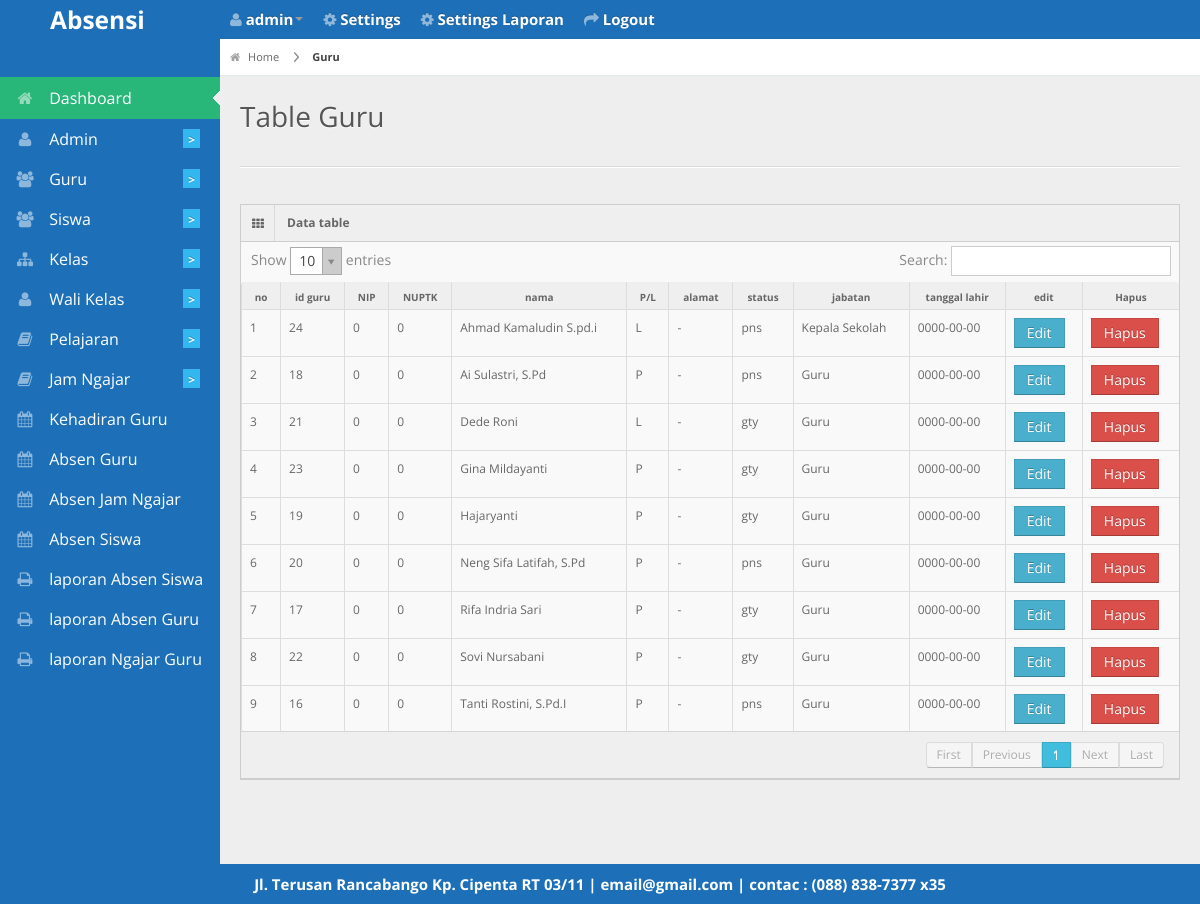
The app's page /admin/tableguru.php (signed in) with its own data.
### tables this page shows
CREATE TABLE `guru` (
  `id_guru` int(11) NOT NULL,
  `nip` varchar(255) NOT NULL,
  `nuptk` varchar(255) NOT NULL,
  `nama` varchar(30) NOT NULL,
  `jenis_kelamin` varchar(1) NOT NULL,
  `status` varchar(20) NOT NULL,
  `alamat` varchar(50) NOT NULL,
  `jabatan` varchar(20) NOT NULL,
  `telepon` varchar(50) NOT NULL,
  `tgl_lahir` date NOT NULL
);

CREATE TABLE `biodata` (
  `id_biodata` int(11) NOT NULL,
  `nama_sekolah` varchar(255) NOT NULL,
  `alamat` varchar(255) NOT NULL,
  `photo` varchar(255) NOT NULL,
  `email` varchar(255) NOT NULL,
  `telepon` varchar(20) NOT NULL,
  `kota` varchar(50) NOT NULL
);

### admin/tableguru.php (the view, shortened to what this page needs)
<?php
 include '../db/koneksi.php';
 include '../layout/header.php'; ?>
<div id="content">
  <div id="content-header">
    <div id="breadcrumb"> <a href="http://localhost/absensi2/<?php echo $_SESSION['akses']; ?>/" title="Go to Home" class="tip-bottom"><i class="icon-home"></i> Home</a>
      <a href="http://localhost/absensi2/admin/guru" class="current">Guru</a> </div>
    <h1>Table Guru</h1>
  </div>
  <div class="container-fluid">
    <hr>
    <div class="row-fluid">
      <div class="span12">
        <div class="widget-box">
          <div class="widget-title"> <span class="icon"><i class="icon-th"></i></span>
            <h5>Data table</h5>
          </div>
          <div class="widget-content nopadding">
            <table class="table table-bordered data-table">
              <thead>
                <tr>
                  <th>no</th>
                  <th>id guru</th>
                  <th>NIP</th>
                  <th>NUPTK</th>
                  <th>nama</th>
                  <th>P/L</th>
                  <th>alamat</th>
                  <th>status</th>
                  <th>jabatan</th>
                  <th>tanggal lahir</th>
                  <th>edit</th>
                  <th>Hapus</th>
              </tr>
              </thead>
              <tbody>
                <?php
                $query_tampil=mysqli_query($konek,"select * from guru ORDER BY nama");
                $no=1; while ($data=mysqli_fetch_array($query_tampil)) {
                  $kelamin=strtoupper($data['jenis_kelamin']);
                 ?>
                <tr class="gradeX">
                  <td><?php echo $no; ?></td>
                  <td><?php echo $data['id_guru']; ?></td>
                  <td><?php echo $data['nip']; ?></td>
                  <td><?php echo $data['nuptk']; ?></td>
                  <td><?php echo $data['nama']; ?></td>
                  <td><?php echo $kelamin; ?></td>
                  <td><?php echo $data['alamat']; ?></td>
                  <td><?php echo $data['status']; ?></td>
                  <td><?php echo $data['jabatan']; ?></td>
                  <td><?php echo $data['tgl_lahir']; ?></td>
                  <td><a href="http://localhost/absensi2/admin/guru/edit/<?PHP echo $data['id_guru']?>"class="btn btn-info">Edit</a></td>
                  <td><a href="http://localhost/absensi2/admin/guru/hapus/<?PHP echo $data['id_guru']?>"class="btn btn-danger">Hapus</a></td>
                </tr>
                <?php $no++; } ?>
              </tbody>
            </table>
          </div>
        </div>
      </div>
    </div>
  </div>
</div>
<?php include '../layout/footer.php'; ?>

### layout/footer.php (shortened to what this page needs)
<div class="row-fluid">
  <div id="footer" class="span12"style="
    color: #fff;
    font-weight: bold;
    font-size: 15px;
">
     <?php echo "$header_photo[alamat] | $header_photo[email] | contac : $header_photo[telepon]"; ?> </div>
</div>
</body>
</html>

### css/matrix-style.css (style rules this page uses)
* { outline:none !important; -moz-outline: none !important; }
html, body { height:100% }
body { overflow-x: hidden; margin-top: -10px; font-family: 'Open Sans', sans-serif; font-size:12px; color:#666; }
a { color:#666; }
select, textarea, input[type="text"], input[type="password"], input[type="datetime"], input[type="datetime-local"], input[type="date"], input[type="month"], input[type="time"], input[type="week"], input[type="number"], input[type="email"], input[type="url"], input[type="search"], input[type="tel"], input[type="color"], .uneditable-input, .label, .dropdown-menu, .btn, .well, .progress, .table-bordered, .btn-group > .btn:first-child, .btn-group > .btn:last-child, .btn-group > .btn:last-child, .btn-group > .dropdown-toggle, .alert { border-radius:0px; }
.btn, textarea, input[type="text"], input[type="password"], input[type="datetime"], input[type="datetime-local"], input[type="date"], input[type="month"], input[type="time"], input[type="week"], input[type="number"], input[type="email"], input[type="url"], input[type="search"], input[type="tel"], input[type="color"], .uneditable-input { box-shadow:none; }
.progress, .progress-success .bar, .progress .bar-success, .progress-warning .bar, .progress .bar-warning, .progress-danger .bar, .progress .bar-danger, .progress-info .bar, .progress .bar-info, .btn, .btn-primary { background-image:none; }
#footer { padding:10px; text-align:center; }
hr { border-top-color:#dadada; }
#content { background: none repeat scroll 0 0 #eeeeee; margin-left: 220px; margin-right: 0; padding-bottom: 25px; position: relative; min-height:100%; width: auto; }
#content-header { position: abslute; width: 100%; margin-top: -38px; z-index: 20; }
#content-header h1 { color: #555555; font-size: 28px; font-weight: normal; float: none; text-shadow: 0 1px 0 #ffffff; margin-left: 20px; position: relative; }
#content-header h1, #content-header .btn-group { margin-top: 20px; }
#breadcrumb { background-color: #fff; border-bottom: 1px solid #e3ebed; }
#breadcrumb a { padding: 8px 20px 8px 10px; display: inline-block; background-image: url('../img/breadcrumb.png'); background-position: center right; background-repeat: no-repeat; font-size: 11px; color: #666666; }
#breadcrumb a:last-child { background-image:none; }
#breadcrumb a.current { font-weight: bold; color: #444444; }
#breadcrumb a i { margin-right: 5px; opacity: .6; }
.stat-boxes .peity_bar_good, .stat-boxes .peity_line_good, { color: #459D1C; }
.widget-box { background: none repeat scroll 0 0 #F9F9F9; border-left: 1px solid #CDCDCD; border-top: 1px solid #CDCDCD; border-right: 1px solid #CDCDCD; clear: both; margin-top: 16px; margin-bottom: 16px; position: relative; }
.widget-title, .modal-header, .table th, div.dataTables_wrapper .ui-widget-header { background:#efefef; border-bottom: 1px solid #CDCDCD; height: 36px; }
.widget-title span.icon { padding: 9px 10px 7px 11px; float: left; border-right:1px solid #dadada; }
.widget-title h5 { color: #666; float: left; font-size: 12px; font-weight: bold; padding: 12px; line-height: 12px; margin: 0; }
.widget-content { padding:15px; border-bottom: 1px solid #cdcdcd; }
.table th { height: auto; font-size: 10px; padding: 5px 10px 2px; border-bottom: 0; text-align: center; color: #666666; }
.nopadding { padding: 0 !important; }
.nopadding .table { margin-bottom: 0; }
.nopadding .table-bordered { border: 0; }

### css/matrix-media.css (style rules this page uses)
body { background: #1d70b8; }

### records on screen
guru: id_guru "24", nip "0", nuptk "0", nama "Ahmad Kamaludin S.pd.i", jenis_kelamin "L", alamat "-", status "pns", jabatan "Kepala Sekolah", tgl_lahir "0000-00-00"
guru: id_guru "18", nip "0", nuptk "0", nama "Ai Sulastri, S.Pd", jenis_kelamin "P", alamat "-", status "pns", jabatan "Guru", tgl_lahir "0000-00-00"
guru: id_guru "21", nip "0", nuptk "0", nama "Dede Roni", jenis_kelamin "L", alamat "-", status "gty", jabatan "Guru", tgl_lahir "0000-00-00"
guru: id_guru "23", nip "0", nuptk "0", nama "Gina Mildayanti", jenis_kelamin "P", alamat "-", status "gty", jabatan "Guru", tgl_lahir "0000-00-00"
guru: id_guru "19", nip "0", nuptk "0", nama "Hajaryanti", jenis_kelamin "P", alamat "-", status "gty", jabatan "Guru", tgl_lahir "0000-00-00"
guru: id_guru "20", nip "0", nuptk "0", nama "Neng Sifa Latifah, S.Pd", jenis_kelamin "P", alamat "-", status "pns", jabatan "Guru", tgl_lahir "0000-00-00"
guru: id_guru "17", nip "0", nuptk "0", nama "Rifa Indria Sari", jenis_kelamin "P", alamat "-", status "gty", jabatan "Guru", tgl_lahir "0000-00-00"
guru: id_guru "22", nip "0", nuptk "0", nama "Sovi Nursabani", jenis_kelamin "P", alamat "-", status "gty", jabatan "Guru", tgl_lahir "0000-00-00"
guru: id_guru "16", nip "0", nuptk "0", nama "Tanti Rostini, S.Pd.I", jenis_kelamin "P", alamat "-", status "pns", jabatan "Guru", tgl_lahir "0000-00-00"
biodata: alamat "Jl. Terusan Rancabango Kp. Cipenta RT 03/11", email "email@gmail.com", telepon "(088) 838-7377 x35"

### other values on screen
$_SESSION['username'] "admin"
